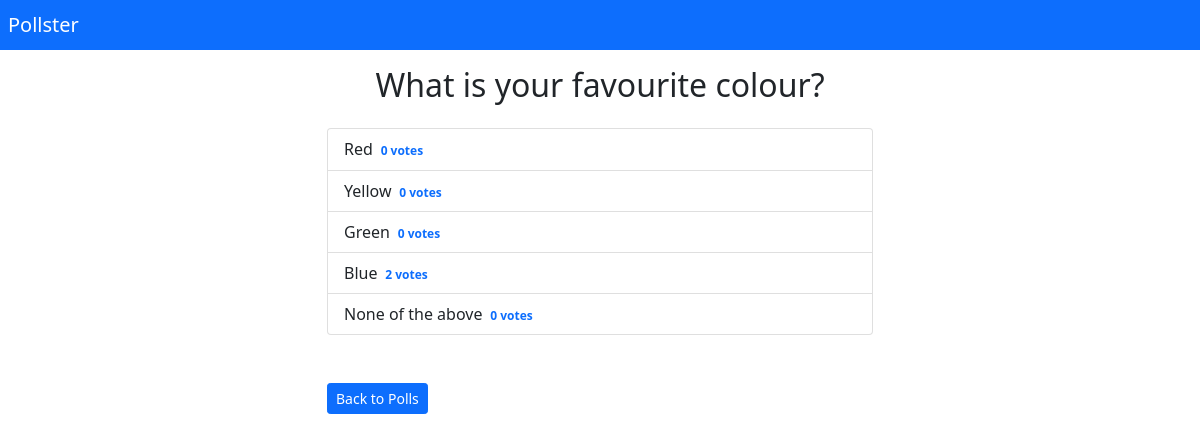
/polls/2/results, run on the app's committed database.
### polls/models.py (models this page shows)
class Question(models.Model):
    question_title=models.CharField(max_length=200)
    pub_date=models.DateTimeField(auto_now_add=True)
    def __str__(self):
        return self.question_title

class Choice(models.Model):
    question = models.ForeignKey(Question,on_delete=models.CASCADE)
    choice_title=models.CharField(max_length=200)
    votes=models.IntegerField(default=0)
    def __str__(self):
        return self.choice_title

### polls/views.py (the view)
# urls.py: path('polls/<int:question_id>/results',polls_views.results,name="results_question"),
def results(request,question_id):
    question=get_object_or_404(Question,pk=question_id)
    choices=question.choice_set.all()
    context={'question':question,'choices':choices}
    return render(request,'polls/results.html',context)

### polls/templates/polls/results.html
{% extends 'polls/base.html' %}
{% block content %}
<h2 class="py-3"><center>{{question}}</h2></center>
<ul class="list-group mb-5">
{% for choice in question.choice_set.all %}
<li class="list-group-item">
{{choice}}<span class="badge badge-warning  text-primary float-right ml-5"> {{choice.votes}} vote{{ choice.votes | pluralize}}</span>
</li>
{% endfor %}
</ul>
<a href="{% url 'list' %}" class="btn btn-primary btn-sm">Back to Polls</a>
{% endblock %}

### polls/templates/polls/base.html (shortened to what this page needs)
<!DOCTYPE html>
<html lang="en">
<head>
    <link href="https://cdn.jsdelivr.net/npm/bootstrap@5.1.3/dist/css/bootstrap.min.css" rel="stylesheet">
</head>
<body>
  <nav class="navbar navbar-dark bg-primary " >
    <span class="navbar-brand mb-0 h1 px-2"> Pollster</span>
  </nav>
    <div class="container">
        <div class="row">
            <div class="col-md-6 m-auto">
                {% block content %}
                {% endblock %}
            </div>
        </div>
    </div>
</body>
</html>

### data on the page
Question: question_title "What is your favourite colour?"
Choice: choice_title "Red", votes "0", votes|pluralize "s"
Choice: choice_title "Yellow", votes "0", votes|pluralize "s"
Choice: choice_title "Green", votes "0", votes|pluralize "s"
Choice: choice_title "Blue", votes "2", votes|pluralize "s"
Choice: choice_title "None of the above", votes "0", votes|pluralize "s"
